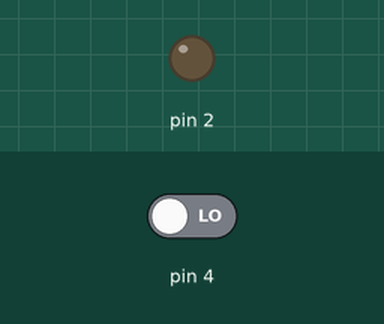
The sketch below on a simulated Arduino Uno, built with avr-gcc and run on an emulated ATmega328P. On the bench: output pins drawn as LEDs (lit = HIGH). Dashed ring = blinking. The test bench sets the inputs (shaded band); at power-on: pin 4 LOW.

Above: at 1.2 s.
1.3 s: pin 4 driven HIGH
At 1.7 s:
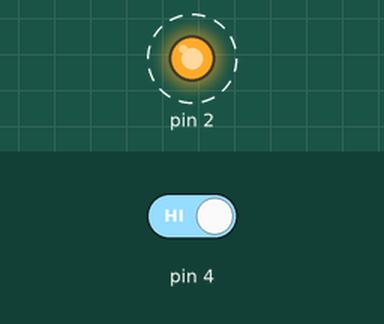
4.3 s: pin 4 driven LOW
At 4.9 s:
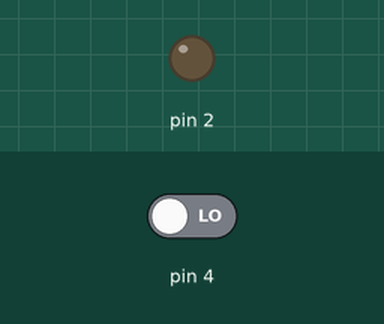
Timing chart, 0 to 7.3 s (numbered marks = the images above; inputs shaded):
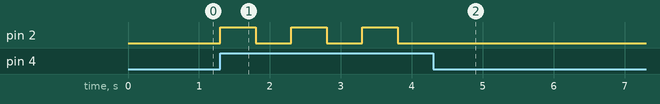

Measured:
- after the input at 1.3 s, pin 2: alternates HIGH for 0.50 s and LOW for 0.50 s, starting at once
- after the input at 4.3 s, pin 2: stops changing and stays LOW

The sketch:

helloworld.ino
```cpp
int buttonState = 0;
void setup() {
  // put your setup code here, to run once:
  pinMode(2, OUTPUT);
  pinMode(4, INPUT);

}

void loop() {
  // put your main code here, to run repeatedly:
  buttonState = digitalRead(4);

  while (buttonState == HIGH){

    digitalWrite(2, HIGH); // sets the digital pin 13 on
    delay(500);            // waits for a second
    digitalWrite(2, LOW);  // sets the digital pin 13 off
    delay(500);
    buttonState = digitalRead(4);
  }
}
```
